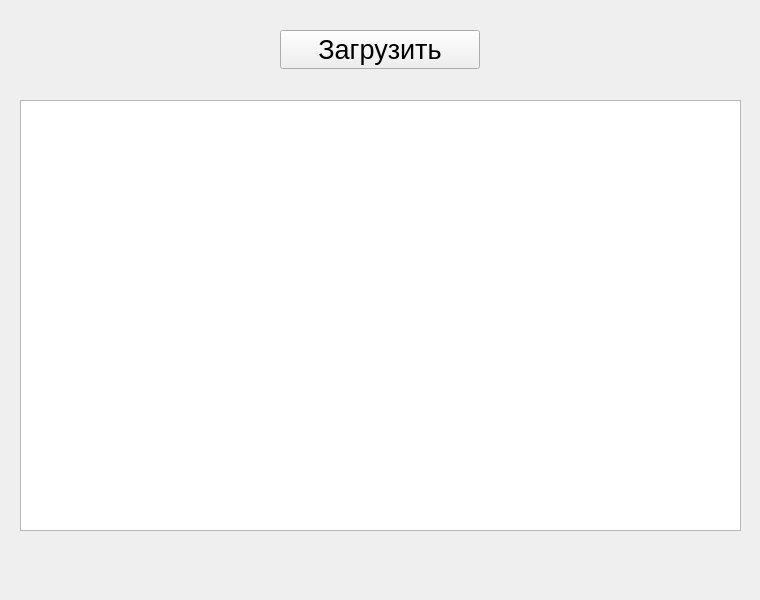
<?xml version="1.0" encoding="UTF-8"?>
<ui version="4.0">
 <class>MainWindow</class>
 <widget class="QMainWindow" name="MainWindow">
  <property name="geometry">
   <rect>
    <x>0</x>
    <y>0</y>
    <width>760</width>
    <height>600</height>
   </rect>
  </property>
  <property name="minimumSize">
   <size>
    <width>760</width>
    <height>600</height>
   </size>
  </property>
  <property name="windowTitle">
   <string>MainWindow</string>
  </property>
  <widget class="QWidget" name="centralwidget">
   <widget class="QTableWidget" name="table">
    <property name="geometry">
     <rect>
      <x>20</x>
      <y>100</y>
      <width>721</width>
      <height>431</height>
     </rect>
    </property>
   </widget>
   <widget class="QWidget" name="horizontalLayoutWidget">
    <property name="geometry">
     <rect>
      <x>0</x>
      <y>10</y>
      <width>761</width>
      <height>80</height>
     </rect>
    </property>
    <layout class="QHBoxLayout" name="horizontalLayout">
     <item>
      <widget class="QPushButton" name="btn">
       <property name="maximumSize">
        <size>
         <width>200</width>
         <height>16777215</height>
        </size>
       </property>
       <property name="font">
        <font>
         <pointsize>20</pointsize>
        </font>
       </property>
       <property name="text">
        <string>Загрузить</string>
       </property>
      </widget>
     </item>
    </layout>
   </widget>
  </widget>
 </widget>
 <resources/>
 <connections/>
</ui>
